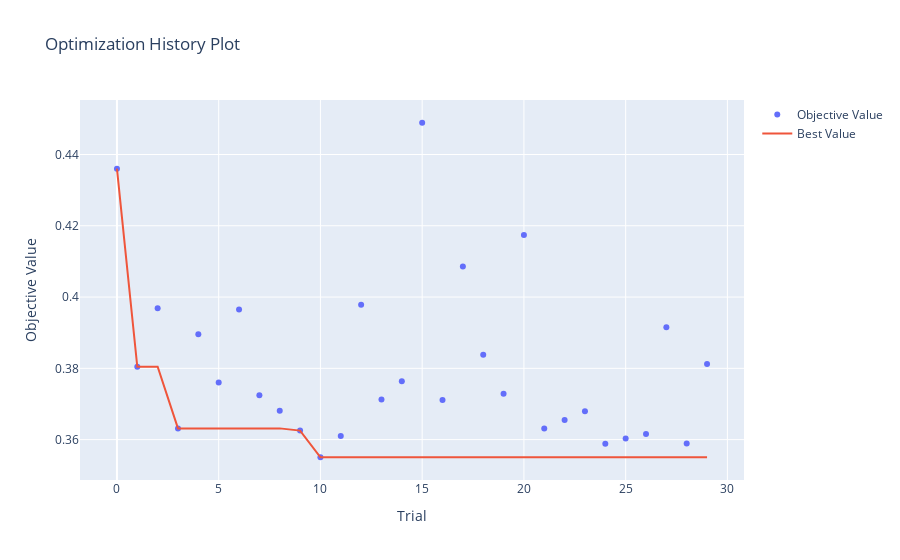

The notebook cell this image was saved under:
### Code cell
from optuna.visualization import (
    plot_optimization_history,
    plot_param_importances,
    plot_parallel_coordinate,
    plot_slice
)

# Optimization History
plot_optimization_history(study).show()

### Figure 1 — Plotly figure (JSON) as saved in the notebook; plotly's stock layout.template omitted (floating-point values rounded to 4 significant figures)
{"data": [{"mode": "markers", "name": "Objective Value", "type": "scatter", "x": [0, 1, 2, 3, 4, 5, 6, 7, 8, 9, 10, 11, 12, 13, 14, 15, 16, 17, 18, 19, 20, 21, 22, 23, 24, 25, 26, 27, 28, 29], "y": [0.436, 0.3804, 0.3969, 0.3632, 0.3896, 0.376, 0.3965, 0.3724, 0.3681, 0.3625, 0.3551, 0.361, 0.3978, 0.3713, 0.3764, 0.4489, 0.3711, 0.4086, 0.3838, 0.3729, 0.4174, 0.3631, 0.3655, 0.368, 0.3588, 0.3603, 0.3616, 0.3916, 0.3589, 0.3812]}, {"mode": "lines", "name": "Best Value", "type": "scatter", "x": [0, 1, 2, 3, 4, 5, 6, 7, 8, 9, 10, 11, 12, 13, 14, 15, 16, 17, 18, 19, 20, 21, 22, 23, 24, 25, 26, 27, 28, 29], "y": [0.436, 0.3804, 0.3804, 0.3632, 0.3632, 0.3632, 0.3632, 0.3632, 0.3632, 0.3625, 0.3551, 0.3551, 0.3551, 0.3551, 0.3551, 0.3551, 0.3551, 0.3551, 0.3551, 0.3551, 0.3551, 0.3551, 0.3551, 0.3551, 0.3551, 0.3551, 0.3551, 0.3551, 0.3551, 0.3551]}, {"marker": {"color": "#cccccc"}, "mode": "markers", "name": "Infeasible Trial", "showlegend": false, "type": "scatter", "x": [], "y": []}], "layout": {"title": {"text": "Optimization History Plot"}, "xaxis": {"title": {"text": "Trial"}}, "yaxis": {"title": {"text": "Objective Value"}}}}
